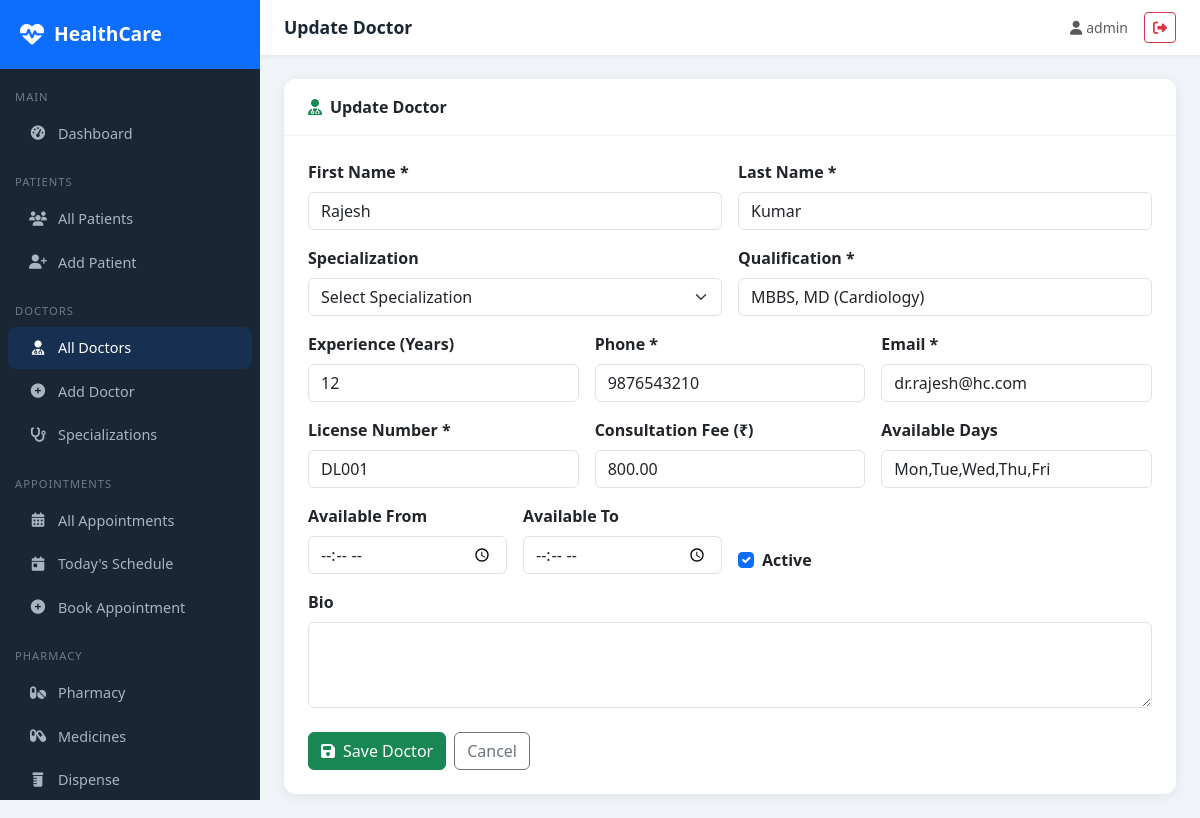
The page /doctors/1/update/ (signed in) on the database its author committed.
### doctors/models.py (models this page shows, shortened)
class Doctor(models.Model):
    user = models.OneToOneField(User, on_delete=models.SET_NULL, null=True, blank=True)
    first_name = models.CharField(max_length=100)
    last_name = models.CharField(max_length=100)
    specialization = models.ForeignKey(Specialization, on_delete=models.SET_NULL, null=True)
    qualification = models.CharField(max_length=200)
    experience_years = models.IntegerField(default=0)
    phone = models.CharField(max_length=15)
    email = models.EmailField()
    license_number = models.CharField(max_length=50, unique=True)
    consultation_fee = models.DecimalField(max_digits=8, decimal_places=2, default=0)
    available_days = models.CharField(max_length=100, blank=True, help_text="e.g. Mon,Tue,Wed")
    available_time_start = models.TimeField(null=True, blank=True)
    available_time_end = models.TimeField(null=True, blank=True)
    bio = models.TextField(blank=True)
    is_active = models.BooleanField(default=True)
    created_at = models.DateTimeField(auto_now_add=True)

### doctors/views.py (the view)
# urls.py: path('<int:pk>/update/', views.doctor_update, name='doctor_update'),
@login_required
def doctor_update(request, pk):
    doctor = get_object_or_404(Doctor, pk=pk)
    if request.method == 'POST':
        form = DoctorForm(request.POST, instance=doctor)
        if form.is_valid():
            form.save()
            messages.success(request, 'Doctor information updated successfully!')
            return redirect('doctor_detail', pk=doctor.pk)
    else:
        form = DoctorForm(instance=doctor)
    return render(request, 'doctors/doctor_form.html', {'form': form, 'title': 'Update Doctor', 'doctor': doctor})

### doctors/forms.py
class DoctorForm(forms.ModelForm):
    class Meta:
        model = Doctor
        exclude = ['user', 'created_at']
        widgets = {
            'bio': forms.Textarea(attrs={'rows': 3}),
            'available_time_start': forms.TimeInput(attrs={'type': 'time'}),
            'available_time_end': forms.TimeInput(attrs={'type': 'time'}),
        }

### templates/doctors/doctor_form.html (shortened to what this page needs)
{% extends 'base/base.html' %}
{% block page_title %}{{ title }}{% endblock %}
{% block content %}
<div class="card">
    <div class="card-header py-3 px-4"><i class="fas fa-user-md text-success me-2"></i>{{ title }}</div>
    <div class="card-body p-4">
        <form method="post">
            <div class="row g-3">
                <div class="col-md-6">
                    <label class="form-label fw-semibold">First Name *</label>
                    <input type="text" name="first_name" class="form-control" value="{{ form.first_name.value|default:'' }}" required>
                </div>
                <div class="col-md-6">
                    <label class="form-label fw-semibold">Last Name *</label>
                    <input type="text" name="last_name" class="form-control" value="{{ form.last_name.value|default:'' }}" required>
                </div>
                <div class="col-md-6">
                    <label class="form-label fw-semibold">Specialization</label>
                    <select name="specialization" class="form-select">
                        <option value="">Select Specialization</option>
                    </select>
                </div>
                <div class="col-md-6">
                    <label class="form-label fw-semibold">Qualification *</label>
                    <input type="text" name="qualification" class="form-control" value="{{ form.qualification.value|default:'' }}" required>
                </div>
                <div class="col-md-4">
                    <label class="form-label fw-semibold">Experience (Years)</label>
                    <input type="number" name="experience_years" class="form-control" value="{{ form.experience_years.value|default:'0' }}" min="0">
                </div>
                <div class="col-md-4">
                    <label class="form-label fw-semibold">Phone *</label>
                    <input type="text" name="phone" class="form-control" value="{{ form.phone.value|default:'' }}" required>
                </div>
                <div class="col-md-4">
                    <label class="form-label fw-semibold">Email *</label>
                    <input type="email" name="email" class="form-control" value="{{ form.email.value|default:'' }}" required>
                </div>
                <div class="col-md-4">
                    <label class="form-label fw-semibold">License Number *</label>
                    <input type="text" name="license_number" class="form-control" value="{{ form.license_number.value|default:'' }}" required>
                </div>
                <div class="col-md-4">
                    <label class="form-label fw-semibold">Consultation Fee (₹)</label>
                    <input type="number" step="0.01" name="consultation_fee" class="form-control" value="{{ form.consultation_fee.value|default:'0' }}">
                </div>
                <div class="col-md-4">
                    <label class="form-label fw-semibold">Available Days</label>
                    <input type="text" name="available_days" class="form-control" value="{{ form.available_days.value|default:'' }}" placeholder="Mon,Tue,Wed">
                </div>
                <div class="col-md-3">
                    <label class="form-label fw-semibold">Available From</label>
                    <input type="time" name="available_time_start" class="form-control" value="{{ form.available_time_start.value|default:'' }}">
                </div>
                <div class="col-md-3">
                    <label class="form-label fw-semibold">Available To</label>
                    <input type="time" name="available_time_end" class="form-control" value="{{ form.available_time_end.value|default:'' }}">
                </div>
                <div class="col-md-6 d-flex align-items-end">
                    <div class="form-check">
                        <input class="form-check-input" type="checkbox" name="is_active" id="is_active" {% if form.is_active.value != False %}checked{% endif %}>
                        <label class="form-check-label fw-semibold" for="is_active">Active</label>
                    </div>
                </div>
                <div class="col-12">
                    <label class="form-label fw-semibold">Bio</label>
                    <textarea name="bio" class="form-control" rows="3">{{ form.bio.value|default:'' }}</textarea>
                </div>
            </div>
            <div class="d-flex gap-2 mt-4">
                <button type="submit" class="btn btn-success"><i class="fas fa-save me-2"></i>Save Doctor</button>
                <a href="{% url 'doctor_list' %}" class="btn btn-outline-secondary">Cancel</a>
            </div>
        </form>
    </div>
</div>
{% endblock %}

### templates/base/base.html (shortened to what this page needs)
<!DOCTYPE html>
<html lang="en">
<head>
    <link href="https://cdn.jsdelivr.net/npm/bootstrap@5.3.0/dist/css/bootstrap.min.css" rel="stylesheet">
    <link href="https://cdnjs.cloudflare.com/ajax/libs/font-awesome/6.4.0/css/all.min.css" rel="stylesheet">
</head>
<body>
{% if user.is_authenticated %}
<div class="sidebar">
    <div class="sidebar-brand">
        <i class="fas fa-heartbeat"></i>
        <span>HealthCare</span>
    </div>
    <nav class="mt-2">
        <div class="nav-section">Main</div>
        <a href="{% url 'dashboard' %}" class="nav-link {% if request.resolver_match.url_name == 'dashboard' %}active{% endif %}">
            <i class="fas fa-tachometer-alt"></i> Dashboard
        </a>
        <div class="nav-section">Patients</div>
        <a href="{% url 'patient_list' %}" class="nav-link {% if 'patient' in request.resolver_match.url_name %}active{% endif %}">
            <i class="fas fa-users"></i> All Patients
        </a>
        <a href="{% url 'patient_create' %}" class="nav-link">
            <i class="fas fa-user-plus"></i> Add Patient
        </a>
        <div class="nav-section">Doctors</div>
        <a href="{% url 'doctor_list' %}" class="nav-link {% if 'doctor' in request.resolver_match.url_name %}active{% endif %}">
            <i class="fas fa-user-md"></i> All Doctors
        </a>
        <a href="{% url 'doctor_create' %}" class="nav-link">
            <i class="fas fa-plus-circle"></i> Add Doctor
        </a>
        <a href="{% url 'specialization_list' %}" class="nav-link">
            <i class="fas fa-stethoscope"></i> Specializations
        </a>
        <div class="nav-section">Appointments</div>
        <a href="{% url 'appointment_list' %}" class="nav-link {% if 'appointment' in request.resolver_match.url_name %}active{% endif %}">
            <i class="fas fa-calendar-alt"></i> All Appointments
        </a>
        <a href="{% url 'today_appointments' %}" class="nav-link">
            <i class="fas fa-calendar-day"></i> Today's Schedule
        </a>
        <a href="{% url 'appointment_create' %}" class="nav-link">
            <i class="fas fa-plus-circle"></i> Book Appointment
        </a>
        <div class="nav-section">Pharmacy</div>
        <a href="{% url 'pharmacy_dashboard' %}" class="nav-link">
            <i class="fas fa-pills"></i> Pharmacy
        </a>
        <a href="{% url 'medicine_list' %}" class="nav-link">
            <i class="fas fa-capsules"></i> Medicines
        </a>
        <a href="{% url 'dispense_medicine' %}" class="nav-link">
            <i class="fas fa-prescription-bottle"></i> Dispense
        </a>
    </nav>
</div>
<div class="main-content">
    <div class="topbar">
        <span class="topbar-title">{% block page_title %}HealthCare Portal{% endblock %}</span>
        <div class="d-flex align-items-center gap-3">
            <span class="text-muted small"><i class="fas fa-user me-1"></i>{{ user.get_full_name|default:user.username }}</span>
            <a href="{% url 'logout' %}" class="btn btn-sm btn-outline-danger"><i class="fas fa-sign-out-alt"></i></a>
        </div>
    </div>
    <div class="page-content">
        {% block content %}{% endblock %}
    </div>
</div>
{% else %}
{% block public_content %}{% endblock %}
{% endif %}
</body>
</html>

### templates/base/base.html (style rules this page uses)
:root { --primary: #0d6efd; --sidebar-bg: #1a2634; --sidebar-width: 260px; }
body { background: #f0f4f8; font-family: 'Segoe UI', sans-serif; }
.sidebar { position: fixed; top: 0; left: 0; height: 100vh; width: var(--sidebar-width); background: var(--sidebar-bg); z-index: 1000; overflow-y: auto; transition: all 0.3s; }
.sidebar-brand { padding: 20px; background: #0d6efd; color: white; font-size: 1.2rem; font-weight: 700; display: flex; align-items: center; gap: 10px; }
.sidebar-brand i { font-size: 1.5rem; }
.nav-section { padding: 10px 15px 5px; font-size: 0.7rem; color: #6c7a8a; text-transform: uppercase; letter-spacing: 1px; margin-top: 10px; }
.sidebar .nav-link { color: #a8b5c0; padding: 10px 20px; border-radius: 8px; margin: 2px 8px; display: flex; align-items: center; gap: 10px; font-size: 0.9rem; transition: all 0.2s; }
.sidebar .nav-link:hover, .sidebar .nav-link.active { background: rgba(13,110,253,0.15); color: #fff; }
.sidebar .nav-link i { width: 20px; text-align: center; }
.main-content { margin-left: var(--sidebar-width); min-height: 100vh; }
.topbar { background: #fff; padding: 12px 24px; box-shadow: 0 1px 4px rgba(0,0,0,0.08); display: flex; justify-content: space-between; align-items: center; position: sticky; top: 0; z-index: 999; }
.topbar-title { font-weight: 600; color: #1a2634; font-size: 1.1rem; }
.page-content { padding: 24px; }
.card { border: none; border-radius: 12px; box-shadow: 0 2px 12px rgba(0,0,0,0.07); }
.card-header { background: #fff; border-bottom: 1px solid #f0f4f8; border-radius: 12px 12px 0 0 !important; font-weight: 600; }

### rows shown on the page
Doctor: first_name "Rajesh", last_name "Kumar", qualification "MBBS, MD (Cardiology)", phone "9876543210", email "dr.rajesh@hc.com", license_number "DL001", consultation_fee "800.00", available_days "Mon,Tue,Wed,Thu,Fri"

### other values the page prints
{{ title }} "Update Doctor"
{{ user.get_full_name|default:user.username }} "admin"
